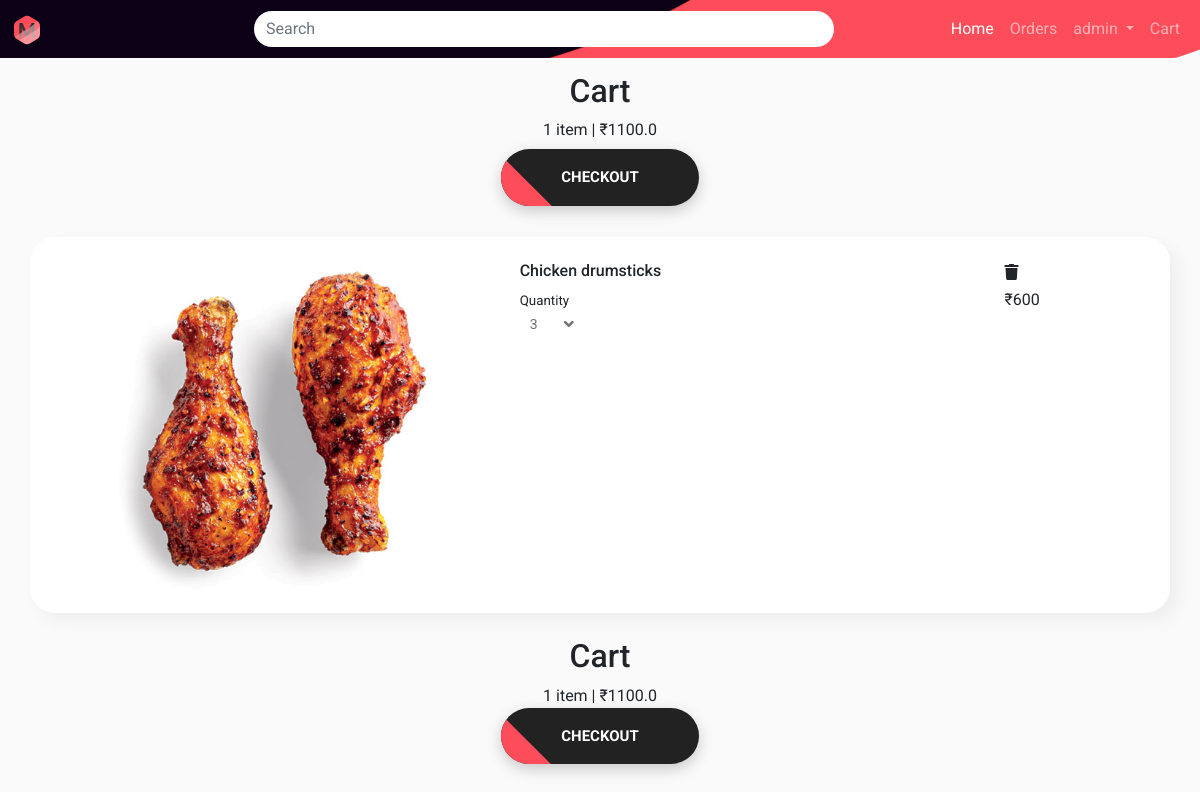
Page /cart/ (signed in) on the earlier database version.
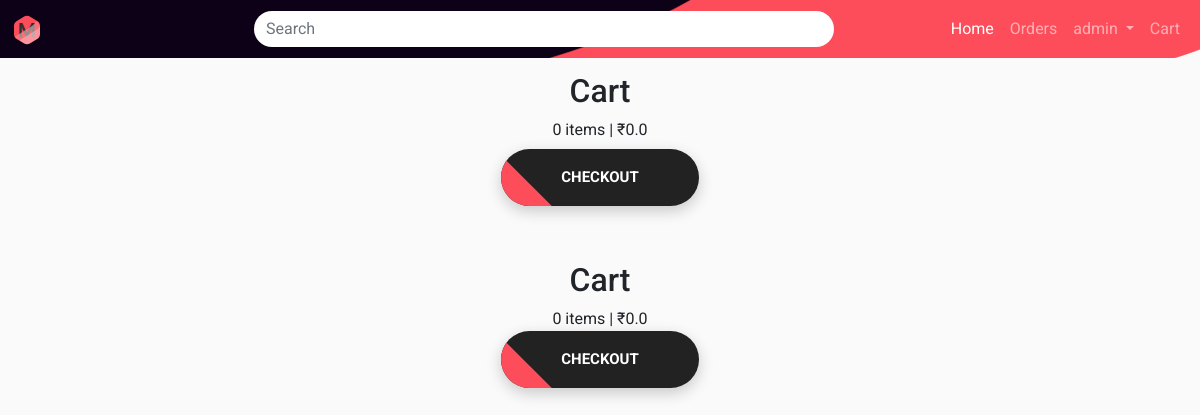
Same page on the later database version.
### home/models.py (models this page shows, shortened)
class CartModel(models.Model):
    user = models.OneToOneField(settings.AUTH_USER_MODEL, related_name="cart", on_delete=models.CASCADE)
    total = models.FloatField()
    pincode = models.IntegerField()
    state = models.TextField(max_length=20)

class CartItem(models.Model):
    item = models.ForeignKey(Product, related_name="cart_item", on_delete=models.CASCADE)
    quantity = models.PositiveIntegerField()
    cart = models.ForeignKey(CartModel, related_name="items", on_delete=models.CASCADE)

class Product(models.Model):
    meat_type = (
        ('c', 'chicken'),
        ('b', 'beef'),
        ('m', 'mutton'),
        ('p', 'pork'),
        ('f', 'fish'),
    )
    title = models.CharField(max_length=255)
    description = models.TextField(max_length=2048)
    price = models.FloatField()
    stock = models.IntegerField()
    meat = models.CharField(max_length=1, choices=meat_type)

class ImageModel(models.Model):
    title = models.TextField(max_length=10)
    mainimage = models.ImageField(upload_to="static/images/", null=True)
    image = models.ForeignKey(Product, related_name='images', on_delete=models.CASCADE)

### home/views.py (the view)
# urls.py: path('cart/', views.cart, name='cart'),
@login_required
def cart(request):
    context = {}
    user = User.objects.get(id=request.user.id)
    cart = user.cart
    items = cart.items.all()
    for i in items:
        i.range = range(1, i.item.stock + 1)
    print(context)
    context['items'] = items
    context['len_items'] = len(items)
    context['total'] = cart.total
    return render(request, template_name="cart.html", context=context)

### templates/cart.html (shortened to what the changed rows need)
{% extends "base.html" %}
{% load static %}
{% block extra_css %}
    <link rel="stylesheet" href="{% static 'index.css' %}">
    <link rel="stylesheet" href="{% static 'cart.css' %}"/>
    <link rel="stylesheet" href="{% static 'button.css' %}"/>
{% endblock %}
{% block content %}
    <div class="container-fluid py-5">
        <div class="row text-center py-4">
            <h2>Cart</h2>
            <div><span class="items">{{ len_items }}</span>
                {% if len_items == 1 %}
                    item
                {% else %}
                    items
                {% endif %}
                | ₹<span class="total">{{ total }}</span></div>
            <div class="button_container">
                <a href="/checkout" class="btn">
                </a>
            </div>
        </div>
        <div class="container">
            <div class="row neumorphic_container px-3">
                {% for item in items %}
                    <div class="col-xs-12" id="{{ item.id }}_row">
                        <div class="row py-4">
                            <div class=" col-5">
                                <div class="pull-left">
                                    <div>
                                        <img src="/{{ item.item.images.all.0.mainimage }}" alt="/{{ item.item.title }}"
                                             class="w-100">
                                    </div>
                                </div>
                            </div>
                            <div class="col-7">
                                <div class="row">
                                    <div class="h6 col-9 font-weight-bold me-auto">{{ item.item.title }}</div>
                                    <div class="col">
                                        <i class="fa fa-trash deleteitemfromcart"></i>
                                    </div>
                                </div>
                                <div class="row">
                                    <div class="col col-6 col-md-9">
                                        <div class>
                                            <label for="inputGroupSelect01" style="font-size: smaller">Quantity</label>
                                        </div>
                                        <div class="holder ">
                                            <div class="fa fa-angle-down e4f9riy3"></div>
                                            <select value="{{ item.quantity }}" class="cart_quantity selects"
                                                    onmousedown="if(this.options.length>8){this.size=8;}"
                                                    onchange='this.size=0;' onblur="this.size=0;">
                                                {% for i in item.range %}
                                                    <option value="{{ i }}"
                                                            {% if i == item.quantity %}
                                                            selected
                                                            {% endif %}
                                                    >{{ i }}</option>
                                                {% endfor %}
                                            </select>
                                        </div>
                                    </div>
                                    <div class="col">
                                        <p id="price_{{ item.id }}" class="font-weight-bold">
                                            ₹{% widthratio item.item.price 1 item.quantity %} </p>
                                    </div>
                                </div>
                            </div>
                        </div>
                    </div>
                {% endfor %}
            </div>
        </div>
        <div class="row text-center py-4">
            <h2>Cart</h2>
            <div><span class="items">{{ len_items }}</span>
                {% if len_items == 1 %}
                    item
                {% else %}
                    items
                {% endif %}
                | ₹<span class="total">{{ total }}</span></div>
            <div class="button_container">
                <a href="/checkout">
                </a>
            </div>
        </div>
    </div>
{% endblock %}

Differences in the rows shown:
removed CartItem: item.images.all.0.mainimage (picture), item "Chicken drumsticks", quantity "3", item+quantity "600"
changed CartModel: total "1100.0" → "0.0"
Other differences:
{{ len_items }}: "1" → "0"
text no longer shown: "item item"
text now shown: "items items"
